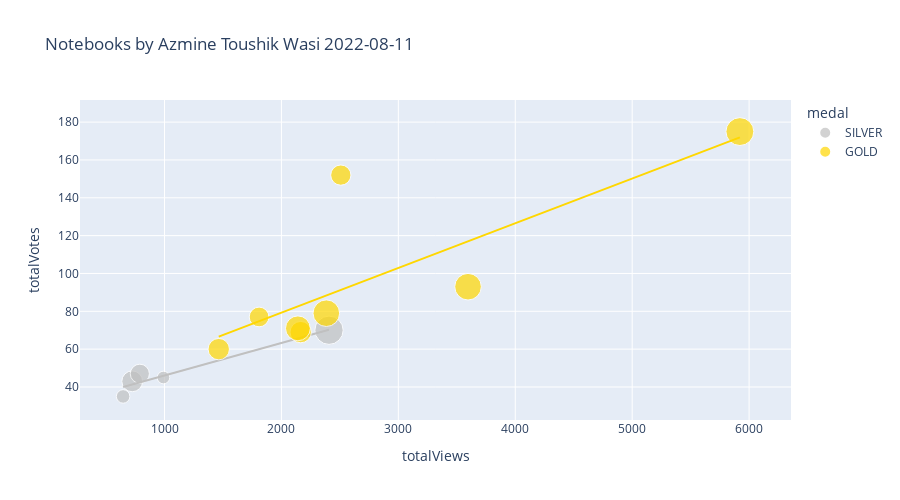

Notebook source saved alongside this figure:
### Code cell
dft=pd.read_csv(links[-2])

dft['totalComments'].fillna(0, inplace=True)
dft['medal'].fillna('N/A', inplace=True)
dft['size'] = dft['totalComments'].clip(lower=1)
color_map = {
    'GOLD': 'gold',
    'SILVER': 'silver',
    'BRONZE': 'chocolate',
    'N/A': '#333'}
px.scatter(
    dft,
    'totalViews',
    'totalVotes',
    title=f'Notebooks by {df.author_displayName.get(0)} '+str(links[-2][25:35]),
    log_x=False,
    log_y=False,
    #width=800, 
    height=500,
    color='medal',
    color_discrete_map=color_map,
    size='size',
    trendline='ols',
    trendline_options=dict(log_x=False, log_y=False, add_constant=True),
    #trendline='lowess', # Use for Locally Weighted Scatterplot Smoothing line
    #trendline_scope='overall', # Use this for one trendline
    hover_name='title')

### Figure 1 — Plotly figure (JSON) as saved in the notebook; plotly's stock layout.template omitted (floating-point values rounded to 4 significant figures)
{"data": [{"hovertemplate": "<b>%{hovertext}</b><br><br>medal=SILVER<br>totalViews=%{x}<br>totalVotes=%{y}<br>size=%{marker.size}<extra></extra>", "hovertext": ["Daily AQI - Air Quality Index [Scheduled]", "▶️ Cristiano Ronaldo ⚽ Goals  📊 EDA, Analysis", "Coursera 📉 EDA, Insights, Sentiment Analysis", "Classification ➡️ Comparing Different Algorithms", "Investment and Financial Analysis  🏭 EPZ"], "legendgroup": "SILVER", "marker": {"color": "silver", "size": [8, 35, 19, 7, 16], "sizemode": "area", "sizeref": 0.0875, "symbol": "circle"}, "mode": "markers", "name": "SILVER", "orientation": "v", "showlegend": true, "type": "scatter", "x": [646, 2407, 724, 991, 789], "xaxis": "x", "y": [35, 70, 43, 45, 47], "yaxis": "y"}, {"hovertemplate": "<b>OLS trendline</b><br>totalVotes = 0.0171808 * totalViews + 28.9052<br>R<sup>2</sup>=0.928313<br><br>medal=SILVER<br>totalViews=%{x}<br>totalVotes=%{y} <b>(trend)</b><extra></extra>", "legendgroup": "SILVER", "marker": {"color": "silver", "symbol": "circle"}, "mode": "lines", "name": "SILVER", "showlegend": false, "type": "scatter", "x": [646, 724, 789, 991, 2407], "xaxis": "x", "y": [40.0, 41.34, 42.46, 45.93, 70.26], "yaxis": "y"}, {"hovertemplate": "<b>%{hovertext}</b><br><br>medal=GOLD<br>totalViews=%{x}<br>totalVotes=%{y}<br>size=%{marker.size}<extra></extra>", "hovertext": ["Advanced Feature Engineering for Classification", "UCL ⚽ EDA & Viz ⭐ 2021-22 ⭐ Players & Teams", "ML Foundation ➡️ Bias-Variance Tradeoff ", "Divorce Prediction & Reasons Analysis with PCA", "▶️ Lionel Messi 📊 Extended EDA ⚽ Goals ", "ML Foundation ➡️ Cross Validation ✅ All Methods", "ML Foundation ➡️ Clustering Techniques, Algorithms", "ML Foundation ➡️ Imputation : All Techniques"], "legendgroup": "GOLD", "marker": {"color": "gold", "size": [20, 27, 31, 20, 31, 17, 18, 34], "sizemode": "area", "sizeref": 0.0875, "symbol": "circle"}, "mode": "markers", "name": "GOLD", "orientation": "v", "showlegend": true, "type": "scatter", "x": [2165, 2141, 3596, 1464, 2384, 1809, 2508, 5921], "xaxis": "x", "y": [69, 71, 93, 60, 79, 77, 152, 175], "yaxis": "y"}, {"hovertemplate": "<b>OLS trendline</b><br>totalVotes = 0.0236249 * totalViews + 32.0669<br>R<sup>2</sup>=0.625838<br><br>medal=GOLD<br>totalViews=%{x}<br>totalVotes=%{y} <b>(trend)</b><extra></extra>", "legendgroup": "GOLD", "marker": {"color": "gold", "symbol": "circle"}, "mode": "lines", "name": "GOLD", "showlegend": false, "type": "scatter", "x": [1464, 1809, 2141, 2165, 2384, 2508, 3596, 5921], "xaxis": "x", "y": [66.65, 74.8, 82.65, 83.21, 88.39, 91.32, 117.0, 172.0], "yaxis": "y"}], "layout": {"height": 500, "legend": {"itemsizing": "constant", "title": {"text": "medal"}, "tracegroupgap": 0}, "title": {"text": "Notebooks by Azmine Toushik Wasi 2022-08-11"}, "xaxis": {"anchor": "y", "domain": [0, 1], "title": {"text": "totalViews"}}, "yaxis": {"anchor": "x", "domain": [0, 1], "title": {"text": "totalVotes"}}}}
